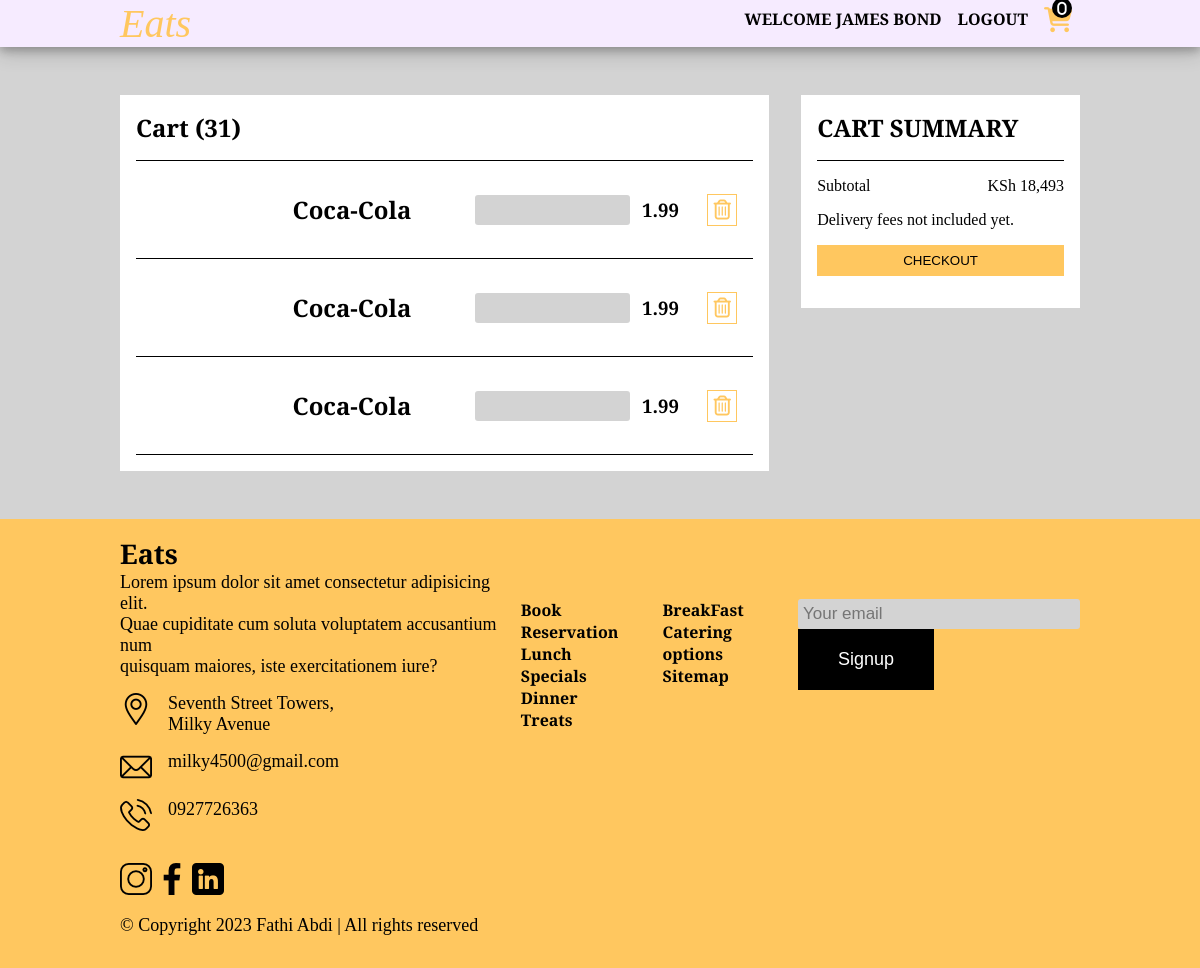
/cart.php (signed in), run on the app's committed database.
### tables this page shows
CREATE TABLE `cart` (
  `cart_id` int(11) NOT NULL,
  `user_id` int(11) NOT NULL,
  `product_id` int(11) NOT NULL,
  `quantity` varchar(255) NOT NULL
);

CREATE TABLE `products` (
  `product_id` int(11) NOT NULL,
  `Name` varchar(255) NOT NULL,
  `Price` varchar(255) NOT NULL,
  `Description` varchar(255) NOT NULL,
  `image` varchar(255) NOT NULL,
  `category_id` int(11) NOT NULL
);

### cart.php (the view, shortened to what this page needs)
<?php require __DIR__ . "/includes/header.php";
require __DIR__ . "/config/database.php";
?>
<?php require __DIR__ . "/includes/navbar.php"?>
<section class="cart">
    <div class="wrapper">
        <div class="flex items-summary">
            <div class="cart-items">
                <div class="cart-header">
                    <?php
                    $stmt = $mysqli->prepare("SELECT cart_id FROM cart");
                    $stmt->execute();
                    $result = $stmt->get_result();
                    if ($record = $result->fetch_assoc()) :?>
                        <h1>Cart (<?php echo $record['cart_id']?>)</h1>
                    <?php endif ?>
                </div>
                <?php
                    $sql = $mysqli->prepare("SELECT products.Name, products.Price,
                    products.Description, products.image, cart.product_id,
                    cart.cart_id FROM products
                    INNER JOIN cart
                    ON products.product_id = cart.product_id");
                    $sql->execute();
                    $result = $sql->get_result();
                        while ($row = $result->fetch_assoc()) :?>
                <div class="cart-inner flex">
                    <div class="cart-img">
                    </div>
                    <div class="cart-name">
                        <h2><?php echo $row['Name']?></h2>
                    </div>
                    <div class="cart-quantity">
                        <input type="number" name="" id="">
                    </div>
                    <div class="cart-price">
                        <h3><?php echo $row['Price']?></h3>
                    </div>
                    <div class="delete">
                        <button class="btn-delete" value="<?php echo $row['cart_id']?>">
                        <i class="fa-regular fa-trash-can"></i></button>
                    </div>
                </div>
                <?php endwhile?>
            </div>
            <div class="cart-summary">
                <div class="cart-header">
                    <h1 class="summary">CART SUMMARY</h1>
                </div>
                <div class="sub-total flex">
                    <p class="light-gray">Subtotal</p>
                    <p id="grandTotal">KSh 18,493</p>
                </div>
                <p class="light-gray">Delivery fees not included yet.</p>
                <button class="check">CHECKOUT</button>
            </div>
        </div>
    </div>
</section>
<?php require __DIR__ . "/includes/footer-section.php"?>
<?php require __DIR__ . "/includes/footer.php"?>

### css/style.css (style rules this page uses)
*, *::before, *::after { box-sizing: border-box; margin: 0; padding: 0; }
:root { --accent: #FFC75F; --primary: #fff; --secondary: #000; --grey: #D3D3D3; }
body { font-family: 'Playfair', serif; font-family: 'Playfair Display', serif; background-color: #FCF8FF; }
.wrapper { width: 90%; max-width: 600px; margin: 0 auto; position: relative; }
input { background-color: var(--grey); padding: 20px 10px; width: 100%; border-radius: 5px; border: none; outline: 0; padding-left: 5px; margin-bottom: 1rem; font-size: 18px; }
@media (min-width:800px) { .wrapper { max-width: 1100px; } }

### data on the page
cart: cart_id "31", product.Name "Coca-Cola", product.Price "1.99"
cart: product.Name "Coca-Cola", product.Price "1.99", $row['cart_id'] 36 (drawn)
cart: product.Name "Coca-Cola", product.Price "1.99", $row['cart_id'] 37 (drawn)

### other printed values
$welcomeName "JAMES BOND"
